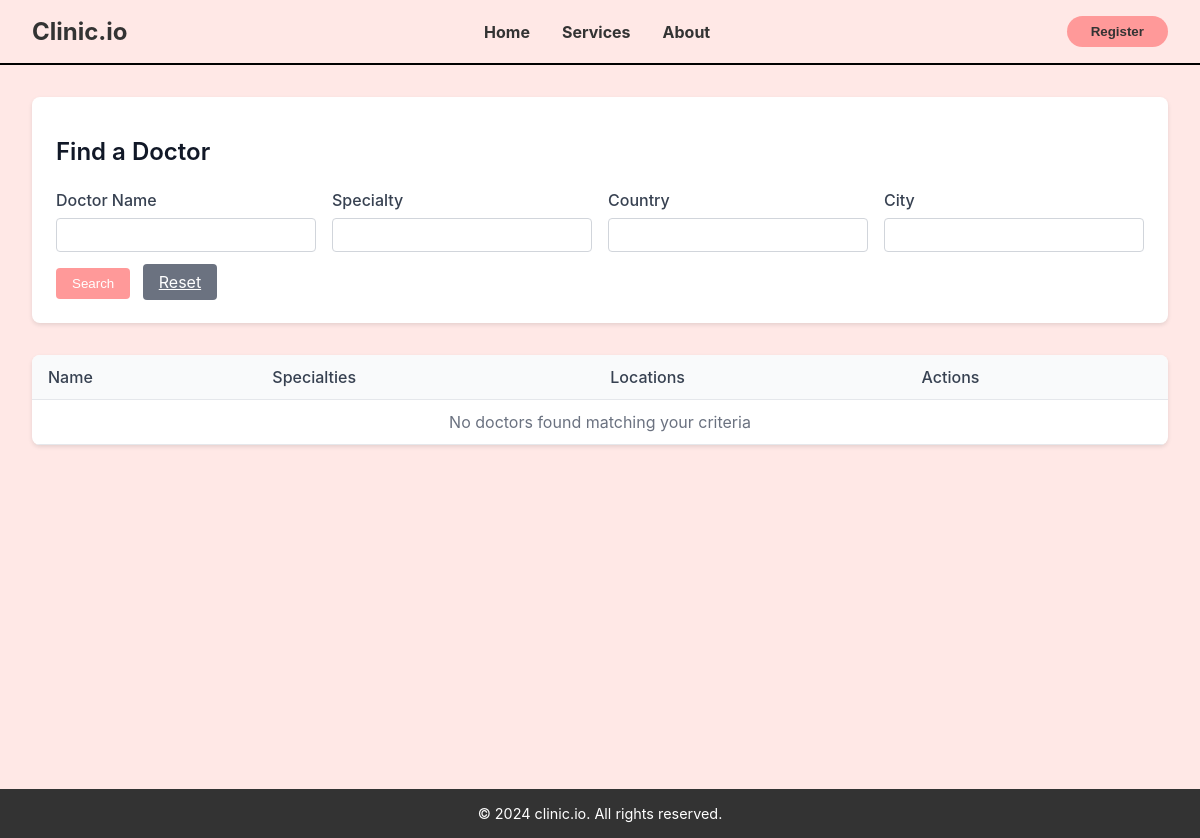
The page /search.php on the database as committed earlier.
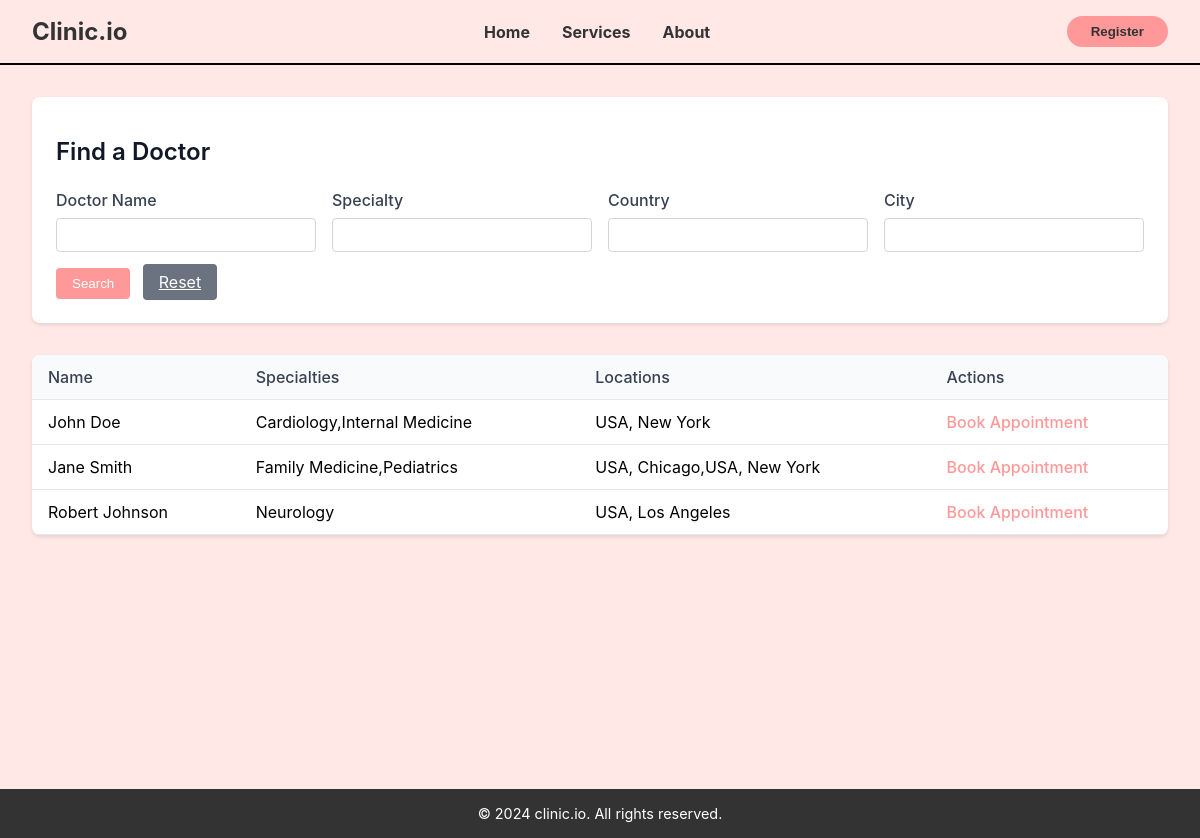
The same page on the database as committed later.
### tables this page shows
CREATE TABLE IF NOT EXISTS patient ( 
    ID INT NOT NULL PRIMARY KEY AUTO_INCREMENT, 
    First_Name VARCHAR(50) NOT NULL,
    Last_Name VARCHAR(50) NOT NULL, 
    Email VARCHAR(100) NOT NULL UNIQUE, 
    pwd VARCHAR(255) NOT NULL, 
    phoneNum VARCHAR(15) NOT NULL, 
    DOB DATE NOT NULL, 
    gender VARCHAR(10) NOT NULL, 
    BloodType VARCHAR(3) NOT NULL,
    Created_AT TIMESTAMP DEFAULT CURRENT_TIMESTAMP,
    Updated_AT TIMESTAMP DEFAULT CURRENT_TIMESTAMP ON UPDATE CURRENT_TIMESTAMP, 
    Session_ID VARCHAR(128) DEFAULT NULL,
    CONSTRAINT chk_gender CHECK (gender IN ('Male', 'Female', 'Other')),
    CONSTRAINT chk_bloodtype CHECK (BloodType IN ('A+', 'A-', 'B+', 'B-', 'AB+', 'AB-', 'O+', 'O-'))
);

### includes/search_model.inc.php (called while the page is built, shortened)
<?php
function findDoctors($pdo, array $params, array $where_conditions)
{
    $query = "
    SELECT DISTINCT
        p.ID,
        p.First_Name,
        p.Last_Name,
        GROUP_CONCAT(DISTINCT s.Specialty_Name) as Specialties,
        GROUP_CONCAT(DISTINCT CONCAT(l.Country, ', ', l.City)) as Locations
    FROM patient p
    INNER JOIN doctor d ON p.ID = d.ID
    LEFT JOIN specialty s ON d.ID = s.DoctorID
    LEFT JOIN appointment a ON d.ID = a.DoctorID
    LEFT JOIN location l ON a.LocationID = l.ID
";
    $query .= " GROUP BY p.ID, p.First_Name, p.Last_Name";
    try {
        $stmt = $pdo->prepare($query);
        $stmt->execute($params);
        return  $stmt->fetchAll();
    } catch (PDOException $e) {
        error_log("Query failed: " . $e->getMessage());
        return [];
    }
}

### search.php (the view, shortened to what this page needs)
<?php
require_once 'includes/dbh.inc.php';
try {
    $db = Database::getInstance();
    $pdo = $db->getConnection();
} catch (PDOException $e) {
    die("Connection failed: " . $e->getMessage());
}
$where_conditions = [];
$params = [];
require_once 'includes/search_model.inc.php';
$results = findDoctors($pdo, $params, $where_conditions);
function h($str)
{
    return htmlspecialchars($str, ENT_QUOTES, 'UTF-8');
}
?>
<!DOCTYPE html>
<html lang="en">
<head>
    <link rel="stylesheet" href="/css/layout.css">
    <link rel="stylesheet" href="/css/search.css">
</head>
<body>
    <nav>
        <div class="logo">Clinic.io</div>
        <div class="nav-links">
            <a href="/">Home</a>
            <a href="#">Services</a>
            <a href="/about.php">About</a>
        </div>
        <button class="register-btn">Register</button>
    </nav>
    <main>
        <div class="search-container">
            <h1 style="margin-bottom: 1.5rem; color: #111827; font-size: 1.5rem; font-weight: 600;">Find a Doctor</h1>
            <form method="GET">
                <div class="search-grid">
                    <div class="search-field">
                        <label>Doctor Name</label>
                        <input type="text" name="name" value="<?= h($_GET['name'] ?? '') ?>">
                    </div>
                    <div class="search-field">
                        <label>Specialty</label>
                        <input type="text" name="specialty" value="<?= h($_GET['specialty'] ?? '') ?>">
                    </div>
                    <div class="search-field">
                        <label>Country</label>
                        <input type="text" name="country" value="<?= h($_GET['country'] ?? '') ?>">
                    </div>
                    <div class="search-field">
                        <label>City</label>
                        <input type="text" name="city" value="<?= h($_GET['city'] ?? '') ?>">
                    </div>
                </div>
                <div class="button-group">
                    <button type="submit" class="search-btn">Search</button>
                    <a href="<?= h($_SERVER['PHP_SELF']) ?>" class="reset-btn">Reset</a>
                </div>
            </form>
        </div>
        <table class="results-table">
            <thead>
                <tr>
                    <th>Name</th>
                    <th>Specialties</th>
                    <th>Locations</th>
                    <th>Actions</th>
                </tr>
            </thead>
            <tbody>
                <?php if (!empty($results)): ?>
                    <?php foreach ($results as $row): ?>
                        <tr>
                            <td><?= h($row['First_Name'] . ' ' . $row['Last_Name']) ?></td>
                            <td><?= h($row['Specialties'] ?? 'Not specified') ?></td>
                            <td><?= h($row['Locations'] ?? 'Not specified') ?></td>
                            <td>
                                <a href="appointment.php?doctor_id=<?= h($row['ID']) ?>" class="book-btn">
                                    Book Appointment
                                </a>
                            </td>
                        </tr>
                    <?php endforeach; ?>
                <?php else: ?>
                    <tr>
                        <td colspan="4" class="no-results">
                            No doctors found matching your criteria
                        </td>
                    </tr>
                <?php endif; ?>
            </tbody>
        </table>
    </main>
    <footer>
        &copy; 2024 clinic.io. All rights reserved.
    </footer>
</body>
</html>

### css/layout.css (style rules this page uses)
body { margin: 0; font-family: -apple-system, BlinkMacSystemFont, "Segoe UI", Roboto, sans-serif; background-color: #ffe8e6; }
nav { display: flex; justify-content: space-between; padding: 1rem 2rem; align-items: center; background-color: #ffe8e6; border-bottom: 2px solid rgba(0, 0, 0, 1); font-weight: 700; }
.logo { font-size: 1.5rem; font-weight: bold; color: #333; }
.nav-links { display: flex; gap: 2rem; }
.nav-links a { text-decoration: none; color: #333; }
.register-btn { background-color: #ff9999; padding: 0.5rem 1.5rem; border-radius: 20px; font-weight: 700; border: none; color: #333; cursor: pointer; }
footer { background-color: #333; color: #fff; padding: 1rem 2rem; text-align: center; font-size: 0.9rem; }

### css/search.css (style rules this page uses)
main { padding: 2rem; max-width: 1200px; margin: 0 auto; min-height: calc(100vh - 140px); }
.search-container { background-color: white; padding: 1.5rem; border-radius: 8px; box-shadow: 0 2px 4px rgba(0, 0, 0, 0.1); margin-bottom: 2rem; }
.search-grid { display: grid; grid-template-columns: repeat(auto-fit, minmax(240px, 1fr)); gap: 1rem; margin-bottom: 1rem; }
.search-field { display: flex; flex-direction: column; }
.search-field label { margin-bottom: 0.5rem; font-weight: 500; color: #374151; }
.search-field input { padding: 0.5rem; border: 1px solid #d1d5db; border-radius: 4px; font-size: 0.875rem; }
.button-group { margin-top: 1rem; }
.search-btn { background-color: #ff9999; color: white; padding: 0.5rem 1rem; border: none; border-radius: 4px; cursor: pointer; font-weight: 500; }
.reset-btn { background-color: #6b7280; color: white; padding: 0.5rem 1rem; border: none; border-radius: 4px; margin-left: 0.5rem; cursor: pointer; }
.results-table { width: 100%; border-collapse: separate; border-spacing: 0; background-color: white; border-radius: 8px; overflow: hidden; box-shadow: 0 2px 4px rgba(0, 0, 0, 0.1); }
.results-table th { background-color: #f9fafb; padding: 0.75rem 1rem; text-align: left; font-weight: 500; color: #374151; border-bottom: 1px solid #e5e7eb; }
.results-table td { padding: 0.75rem 1rem; border-bottom: 1px solid #e5e7eb; }
.book-btn { color: #ff9999; text-decoration: none; font-weight: 500; }
.no-results { text-align: center; padding: 2rem; color: #6b7280; }

Rows that differ between the two databases and show on the page:
added patient: First_Name+Last_Name "John Doe", Specialties "Cardiology,Internal Medicine", Locations "USA, New York"
added patient: First_Name+Last_Name "Jane Smith", Specialties "Family Medicine,Pediatrics", Locations "USA, Chicago,USA, New York"
added patient: First_Name+Last_Name "Robert Johnson", Specialties "Neurology", Locations "USA, Los Angeles"
Other text that changed with them:
text no longer shown: "No doctors found matching your criteria"
